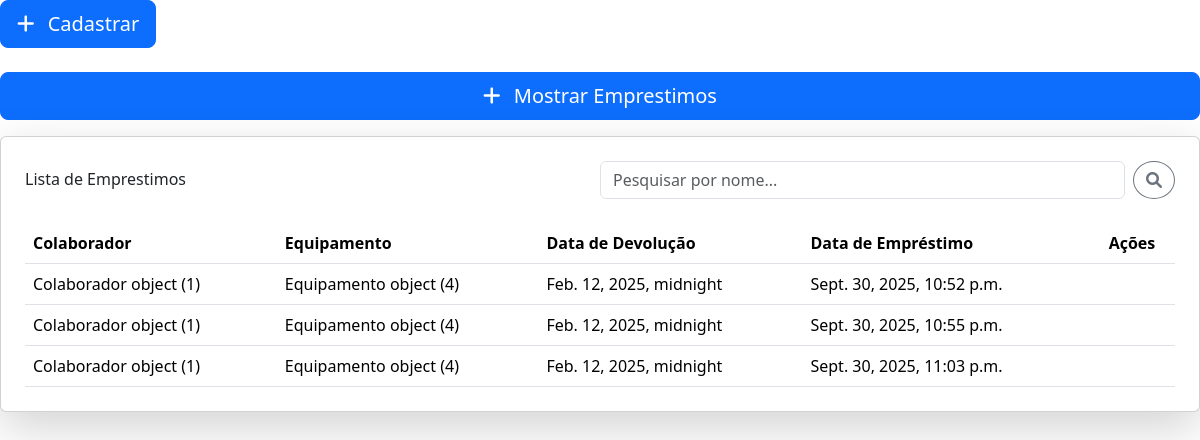
Screenshot of /show_emprestimos/ with the database file from the repository.
### app/models.py (models this page shows, shortened)
class Emprestimo(models.Model):
    colaborador = models.ForeignKey(
        Colaborador,
        on_delete=models.CASCADE # Outras opções comuns: models.PROTECT, models.SET_NULL
    )
    equipamento = models.ForeignKey(
        Equipamento,
        on_delete=models.CASCADE
    )
    data_emprestimo = models.DateTimeField(auto_now_add=True)
    data_devolucao = models.DateTimeField(null=True, blank=True)

class Colaborador(models.Model):
    nome = models.CharField(max_length=100)
    email = models.EmailField(unique=True)
    telefone = models.CharField(max_length=15, blank=True, null=True)
    status = models.BooleanField(default=True)
    funcao = models.CharField(max_length=100, blank=True, null=True)

class Equipamento(models.Model):
    nome = models.CharField(max_length=100)
    tipo = models.CharField(max_length=100)
    codigo = models.CharField(max_length=50, unique=True)
    estoque = models.IntegerField()
    status = models.CharField(max_length=100, default='Novo')

### app/views.py (the view)
# urls.py: path('show_emprestimos/', views.show_emprestimos, name='show_emprestimos')
def show_emprestimos(request):
    if request.method == 'GET':
        emprestimo = Emprestimo.objects.all()
        return render(request, 'app/pages/emprestimo.html', {'emprestimo': emprestimo})

### app/templates/app/pages/emprestimo.html (shortened to what this page needs)
{% include 'app/partials/doctype.html' %}
<body>
    <form action="{% url 'criar_emprestimo' %}" method="POST" class="mb-3">
                  <button type="submit" class="btn btn-primary btn-lg">
                  <i class="fas fa-plus me-2"></i> Cadastrar
                </button>
            </form>
            <form action="{% url 'show_emprestimos' %}" method="GET" class="mb-3">
              <div class="d-grid mt-4">
                <button type="submit" class="btn btn-primary btn-lg">
                  <i class="fas fa-plus me-2"></i> Mostrar Emprestimos
                </button>
              </div>
            </form>
    <div class="row justify-content-center">
      <div class="col-12">
        <div class="card shadow-lg">
          <div class="card-body p-4">
            <div class="d-flex justify-content-between align-items-center mb-4">
              <h2 class="card-title mb-0">Lista de Emprestimos</h2>
              <form action="" class="search-form d-flex w-50 ms-auto">
                <input type="search" class="form-control me-2" name="search" placeholder="Pesquisar por nome...">
                <button type="submit" class="btn btn-outline-secondary rounded-circle">
                  <i class="fas fa-search"></i>
                </button>
              </form>
            </div>
            <div class="table-responsive">
              <table class="table table-hover mb-0">
                <thead>
                  <tr>
                    <th>Colaborador</th>
                    <th>Equipamento</th>
                    <th>Data de Devolução</th>
                    <th>Data de Empréstimo</th>
                    <th class="text-center">Ações</th>
                  </tr>
                </thead>
                <tbody>
                  {% for i in emprestimo %}
                  <tr>
                    <td>{{ i.colaborador }}</td>
                    <td>{{ i.equipamento }}</td>
                    <td>{{ i.data_devolucao }}</td>
                    <td>{{ i.data_emprestimo}}</td>
                    <td class="text-center">
                  {% endfor %}
                </tbody>
              </table>
            </div>
          </div>
        </div>
      </div>
    </div>
</body>
</html>

### rows the page displays
Emprestimo: colaborador "Colaborador object (1)", equipamento "Equipamento object (4)", data_devolucao "Feb. 12, 2025, midnight", data_emprestimo "Sept. 30, 2025, 10:52 p.m."
Emprestimo: colaborador "Colaborador object (1)", equipamento "Equipamento object (4)", data_devolucao "Feb. 12, 2025, midnight", data_emprestimo "Sept. 30, 2025, 10:55 p.m."
Emprestimo: colaborador "Colaborador object (1)", equipamento "Equipamento object (4)", data_devolucao "Feb. 12, 2025, midnight", data_emprestimo "Sept. 30, 2025, 11:03 p.m."
